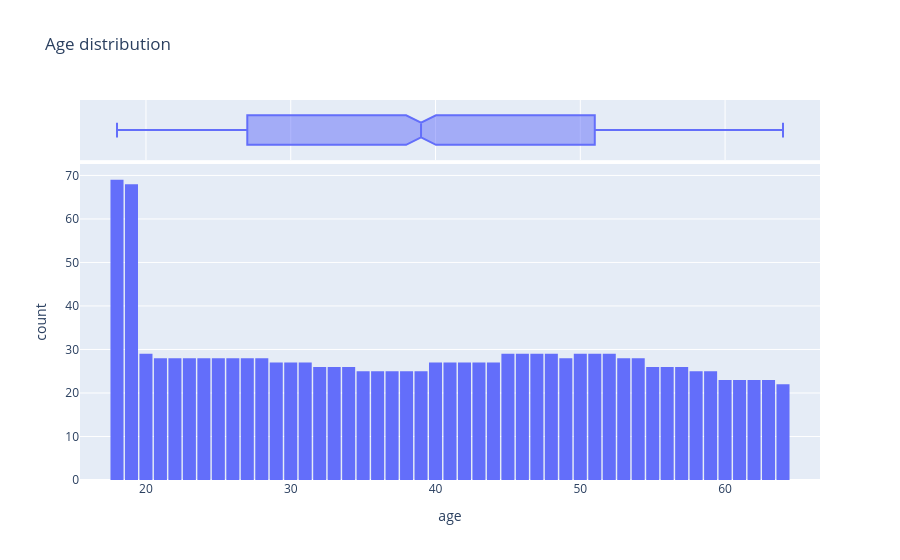

Here is the notebook cell this chart was saved with:
### Markdown cell above
* Age

### Code cell
fig = px.histogram(
    medical_df,
    x='age',
    marginal='box',
    nbins=47, # bin for each year. Calculated from min and max age in the dataset.
    title="Age distribution"
)
fig.update_layout(bargap=0.1)
fig.show()

### Figure 1 — Plotly figure (JSON) as saved in the notebook; plotly's stock layout.template omitted (floating-point values rounded to 4 significant figures; data arrays with more than 128 entries replaced by an {"elided": "..."} marker saying what was removed)
{"data": [{"bingroup": "x", "hovertemplate": "age=%{x}<br>count=%{y}<extra></extra>", "legendgroup": "", "marker": {"color": "#636efa", "pattern": {"shape": ""}}, "name": "", "nbinsx": 47, "orientation": "v", "showlegend": false, "type": "histogram", "x": {"elided": "1338 int values"}, "xaxis": "x", "yaxis": "y"}, {"hovertemplate": "age=%{x}<extra></extra>", "legendgroup": "", "marker": {"color": "#636efa"}, "name": "", "notched": true, "showlegend": false, "type": "box", "x": {"elided": "1338 int values"}, "xaxis": "x2", "yaxis": "y2"}], "layout": {"bargap": 0.1, "barmode": "relative", "legend": {"tracegroupgap": 0}, "title": {"text": "Age distribution"}, "xaxis": {"anchor": "y", "domain": [0, 1], "title": {"text": "age"}}, "xaxis2": {"anchor": "y2", "domain": [0, 1], "matches": "x", "showgrid": true, "showticklabels": false}, "yaxis": {"anchor": "x", "domain": [0, 0.8316], "title": {"text": "count"}}, "yaxis2": {"anchor": "x2", "domain": [0.8416, 1], "matches": "y2", "showgrid": false, "showline": false, "showticklabels": false, "ticks": ""}}}
